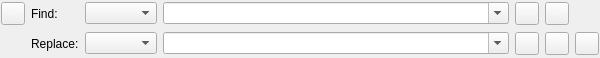
<?xml version="1.0" encoding="UTF-8"?>
<ui version="4.0">
 <class>HexEditReplaceWidget</class>
 <widget class="QWidget" name="HexEditReplaceWidget">
  <property name="geometry">
   <rect>
    <x>0</x>
    <y>0</y>
    <width>600</width>
    <height>58</height>
   </rect>
  </property>
  <property name="sizePolicy">
   <sizepolicy hsizetype="MinimumExpanding" vsizetype="Preferred">
    <horstretch>0</horstretch>
    <verstretch>0</verstretch>
   </sizepolicy>
  </property>
  <property name="windowTitle">
   <string>Find and Replace</string>
  </property>
  <layout class="QGridLayout" name="gridLayout">
   <property name="leftMargin">
    <number>1</number>
   </property>
   <property name="topMargin">
    <number>1</number>
   </property>
   <property name="rightMargin">
    <number>1</number>
   </property>
   <property name="bottomMargin">
    <number>1</number>
   </property>
   <item row="0" column="0">
    <widget class="QToolButton" name="closeButton">
     <property name="toolTip">
      <string>Press to close the window</string>
     </property>
     <property name="text">
      <string/>
     </property>
    </widget>
   </item>
   <item row="0" column="1">
    <widget class="QLabel" name="label">
     <property name="text">
      <string>Find:</string>
     </property>
    </widget>
   </item>
   <item row="0" column="2">
    <widget class="QComboBox" name="findFormatCombo">
     <property name="toolTip">
      <string>Select the data format of the find data field</string>
     </property>
    </widget>
   </item>
   <item row="0" column="3">
    <widget class="QComboBox" name="findtextCombo">
     <property name="sizePolicy">
      <sizepolicy hsizetype="Expanding" vsizetype="Fixed">
       <horstretch>0</horstretch>
       <verstretch>0</verstretch>
      </sizepolicy>
     </property>
     <property name="minimumSize">
      <size>
       <width>300</width>
       <height>0</height>
      </size>
     </property>
     <property name="editable">
      <bool>true</bool>
     </property>
     <property name="insertPolicy">
      <enum>QComboBox::InsertAtTop</enum>
     </property>
     <property name="duplicatesEnabled">
      <bool>false</bool>
     </property>
    </widget>
   </item>
   <item row="0" column="4">
    <widget class="QToolButton" name="findPrevButton">
     <property name="toolTip">
      <string>Press to find the previous occurrence</string>
     </property>
    </widget>
   </item>
   <item row="0" column="5">
    <widget class="QToolButton" name="findNextButton">
     <property name="toolTip">
      <string>Press to find the next occurrence</string>
     </property>
    </widget>
   </item>
   <item row="1" column="1">
    <widget class="QLabel" name="label_2">
     <property name="text">
      <string>Replace:</string>
     </property>
    </widget>
   </item>
   <item row="1" column="2">
    <widget class="QComboBox" name="replaceFormatCombo">
     <property name="toolTip">
      <string>Select the data format of the replace data field</string>
     </property>
    </widget>
   </item>
   <item row="1" column="3">
    <widget class="QComboBox" name="replacetextCombo">
     <property name="sizePolicy">
      <sizepolicy hsizetype="Expanding" vsizetype="Fixed">
       <horstretch>0</horstretch>
       <verstretch>0</verstretch>
      </sizepolicy>
     </property>
     <property name="minimumSize">
      <size>
       <width>300</width>
       <height>0</height>
      </size>
     </property>
     <property name="editable">
      <bool>true</bool>
     </property>
     <property name="insertPolicy">
      <enum>QComboBox::InsertAtTop</enum>
     </property>
     <property name="duplicatesEnabled">
      <bool>false</bool>
     </property>
    </widget>
   </item>
   <item row="1" column="4">
    <widget class="QToolButton" name="replaceButton">
     <property name="toolTip">
      <string>Press to replace the selection</string>
     </property>
    </widget>
   </item>
   <item row="1" column="5">
    <widget class="QToolButton" name="replaceSearchButton">
     <property name="toolTip">
      <string>Press to replace the selection and search for the next occurence</string>
     </property>
    </widget>
   </item>
   <item row="1" column="6">
    <widget class="QToolButton" name="replaceAllButton">
     <property name="toolTip">
      <string>Press to replace all occurrences</string>
     </property>
    </widget>
   </item>
  </layout>
 </widget>
 <tabstops>
  <tabstop>findFormatCombo</tabstop>
  <tabstop>findtextCombo</tabstop>
  <tabstop>replaceFormatCombo</tabstop>
  <tabstop>replacetextCombo</tabstop>
  <tabstop>findPrevButton</tabstop>
  <tabstop>findNextButton</tabstop>
  <tabstop>replaceButton</tabstop>
  <tabstop>replaceSearchButton</tabstop>
  <tabstop>replaceAllButton</tabstop>
  <tabstop>closeButton</tabstop>
 </tabstops>
 <resources/>
 <connections/>
</ui>
